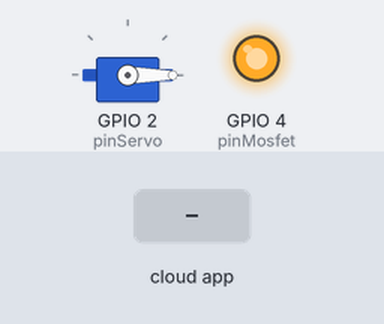
The sketch below on a simulated ESP32. Parts: servo, output pins drawn as LEDs (lit = HIGH). The inputs (shaded band) are chosen by the test bench. WiFi joins after 1.5 s; servers stay silent unless stated; the Firebase database answers and starts empty.

Above: at 2.7 s.
2.8 s: the phone or cloud app sets Posicao to 1
At 5.9 s:
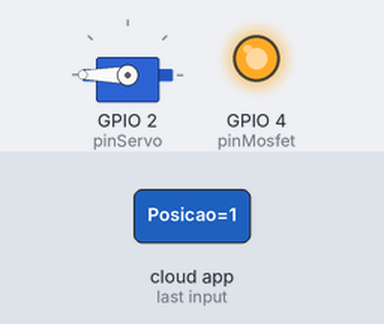
At 6.8 s:
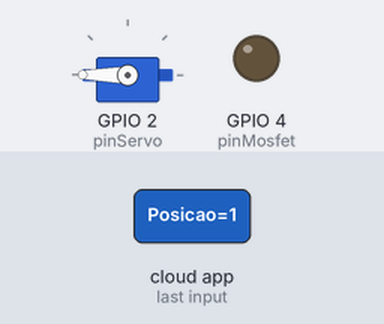
7.0 s: the phone or cloud app sets Posicao to 0
At 9.7 s:
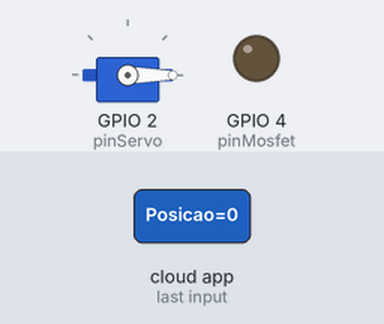
Timing chart, 0 to 11.2 s (numbered marks = the images above; inputs shaded):
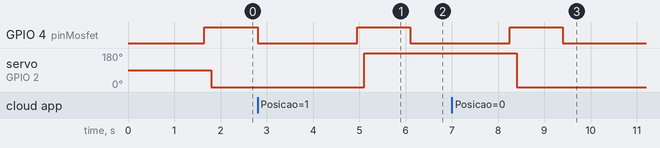

Measured:
- after the input at 2.8 s, servo on GPIO 2 (pinServo): 0° → 180° after 2.3 s
- after the input at 7.0 s, GPIO 4 (pinMosfet): LOW → HIGH after 1.3 s, → LOW 1.2 s later; servo on GPIO 2 (pinServo): 180° → 0° after 1.4 s

The sketch:

codigo_receptor.ino
```cpp
//===================================================== RECEPTOR ======================================================

// Bibliotecas
#include <ESP32Servo.h>
#include <IOXhop_FirebaseESP32.h>
#include <WiFiManager.h>

// Variáveis
#define pinServo 2    // Pino do servo
#define pinMosfet 4   // Pino do MOSFET

// Caminho do banco
#define FIREBASE_HOST "microcontroladores-45c55-default-rtdb.firebaseio.com"
#define FIREBASE_AUTH "e2PUt2uIYR0qZU8YAZa1kVuR2P7mSJ6imJyyuHt6"

// Funções
void abrirRegistro();
void fecharRegistro();
void monitorarDados();
bool conectarWifi();

// Objetos
Servo registro;

// Estado atual do servo (0 = aberto, 1 = fechado). Começa indefinido (-1)
int estadoAtual = -1;

void setup() {
  conectarWifi();

  pinMode(pinMosfet, OUTPUT);
  digitalWrite(pinMosfet, LOW); // Garante que o MOSFET inicie desligado

  registro.attach(pinServo);
  Firebase.begin(FIREBASE_HOST, FIREBASE_AUTH);
}

void loop() {
  monitorarDados();
  delay(2000); // Verifica a cada 3 segundos
}

void monitorarDados() {
  bool posicao = Firebase.getBool("/Posicao");

  if (posicao != estadoAtual) {
    // Houve mudança
    if (posicao == 0) {
      abrirRegistro();

    }
    else if (posicao == 1) {
      fecharRegistro();
    }
    estadoAtual = posicao; // Atualiza estado atual
  }
  else {
   // nao faz nada
  }
}

bool conectarWifi() {
  WiFiManager wm;
  return wm.autoConnect("Receptor");
}

void abrirRegistro() {
  digitalWrite(pinMosfet, HIGH);
  delay(150);
  registro.write(0);
  delay(1000);
  digitalWrite(pinMosfet, LOW);
}

void fecharRegistro() {
  digitalWrite(pinMosfet, HIGH);
  delay(150);
  registro.write(180);
  delay(1000);
  digitalWrite(pinMosfet, LOW);
}
```
